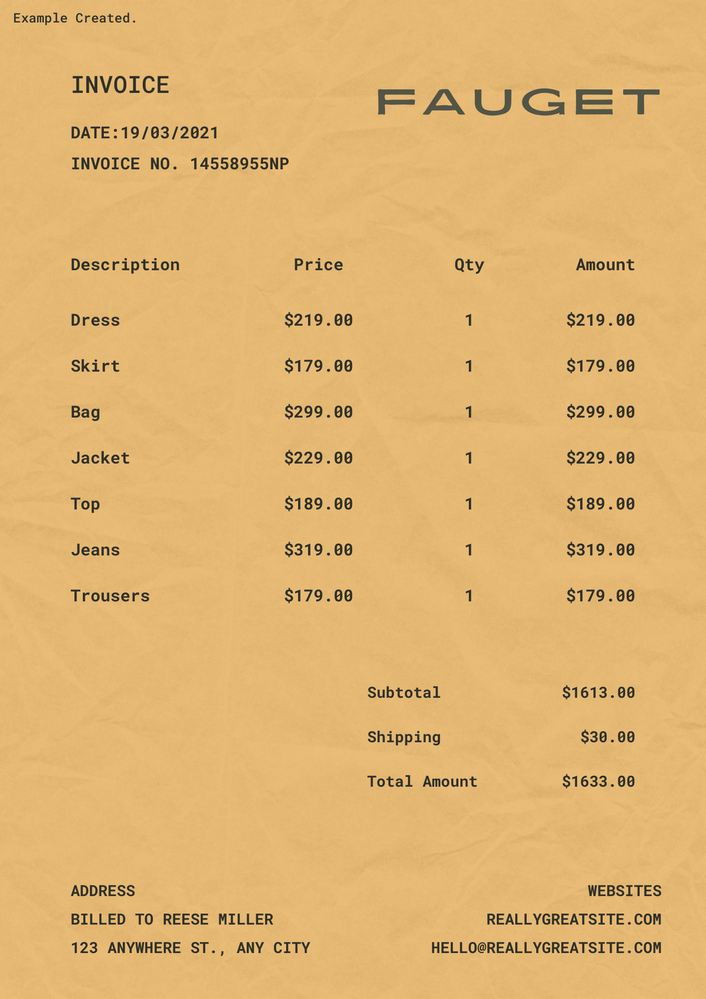
#> input picture Receipt&Invoice/Invoice01.png, 706 x 999 px, shrunk from 1414 x 2000 before the run, found by its file name; its folder holds only this picture in this run
$ python OCRSeperateReceiptInvoice.py
#> lines starting #> are read from the running program, lines starting #| are printed output that depends on the picture
import os
import cv2
import pytesseract
import re
from tabulate import tabulate

# Path to the directory containing the images
directory = r'C:\Users\xiaom\OneDrive\Desktop\CIM\Assignment\Receipt&Invoice'

# Initialize Tesseract OCR
pytesseract.pytesseract.tesseract_cmd = r'C:\Program Files\Tesseract-OCR\tesseract.exe'

# Keywords to identify receipts and invoices
receipt_keywords = ['receipt', 'amount', 'date']
invoice_keywords = ['invoice', 'amount', 'date']

# Regular expressions for matching the desired information
amount_regex = r'Total Amount\s+([$€£¥]\s*\d+(?:,\d+)*(?:\.\d+)?)'
receipt_no_regex = r'RECEIPT NO\.\s+(\S+)'
invoice_no_regex = r'INVOICE NO\.\s+(\S+)'
date_regex = r'(\d{1,2}/\d{1,2}/\d{4})'

# Lists to store the extracted information
receipts = []
invoices = []

# Process each image in the directory
for filename in os.listdir(directory):
    if filename.endswith('.png'):
        # Load the image
        image_path = os.path.join(directory, filename)
        image = cv2.imread(image_path)
#> image is the input picture: shape (999, 706, 3); mean B, G, R 113.3, 180.7, 224.4

        # Convert the image to grayscale
        gray = cv2.cvtColor(image, cv2.COLOR_BGR2GRAY)
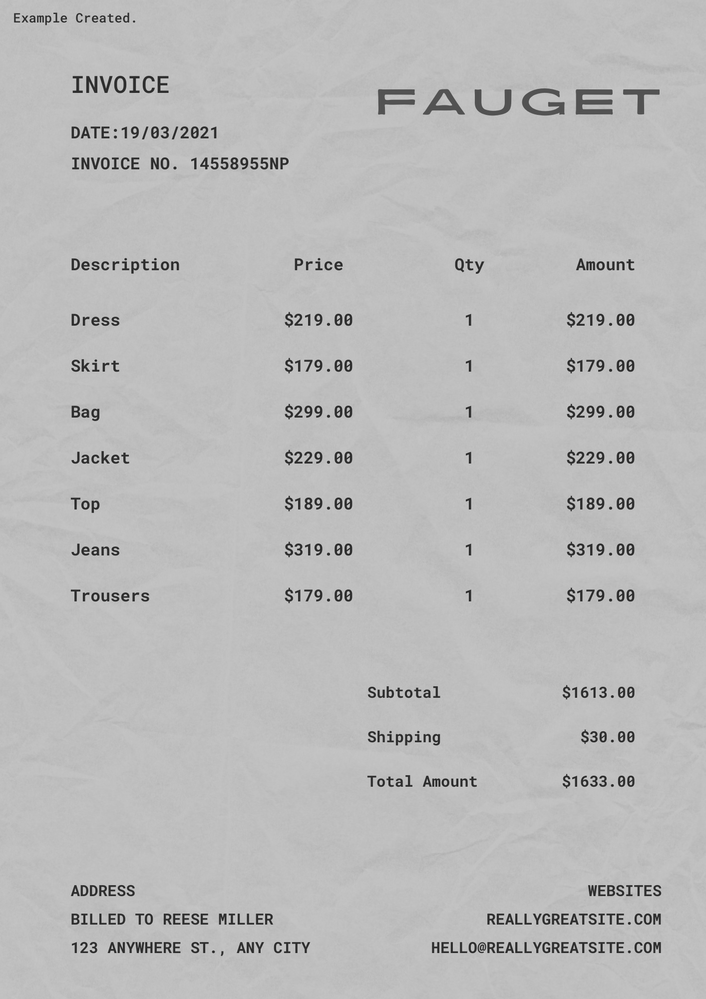
#> gray: shape (999, 706); min 15, max 218, mean 186.5

        # Perform OCR
#> (the run stopped early here; a loop or call above may not have finished)

$ run again, on Receipt&Invoice/Invoice02.png
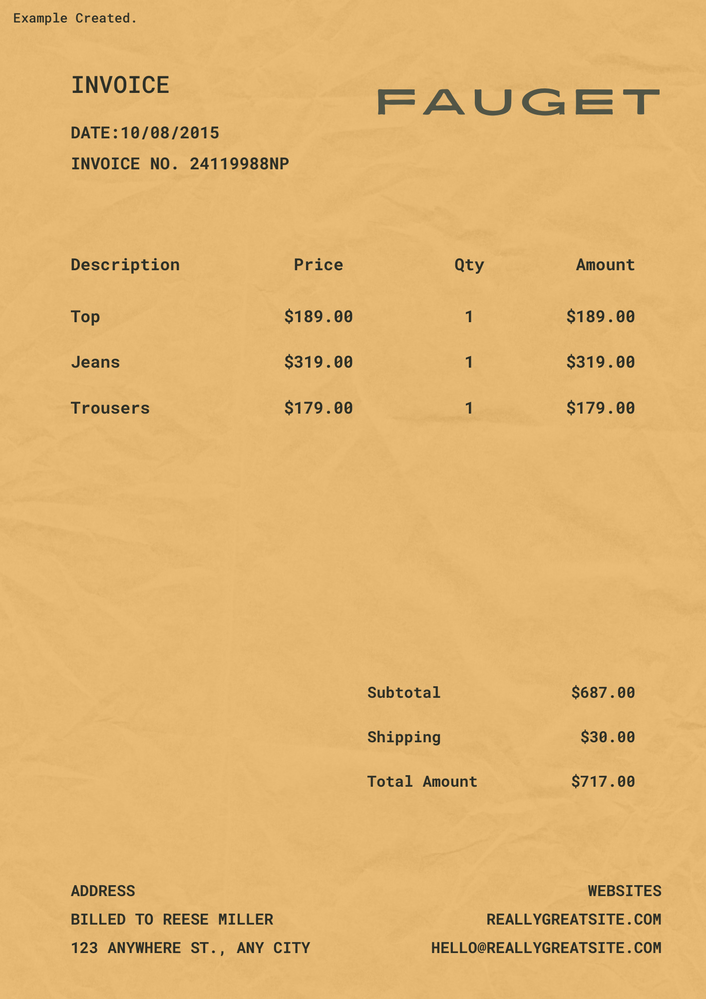
#> input picture Receipt&Invoice/Invoice02.png, 706 x 999 px, shrunk from 1414 x 2000 before the run, found by its file name
#> image is the input picture: shape (999, 706, 3); mean B, G, R 113.7, 181.4, 225.4
#> `gray = cv2.cvtColor(image, cv2.COLOR_BGR2GRAY)`:
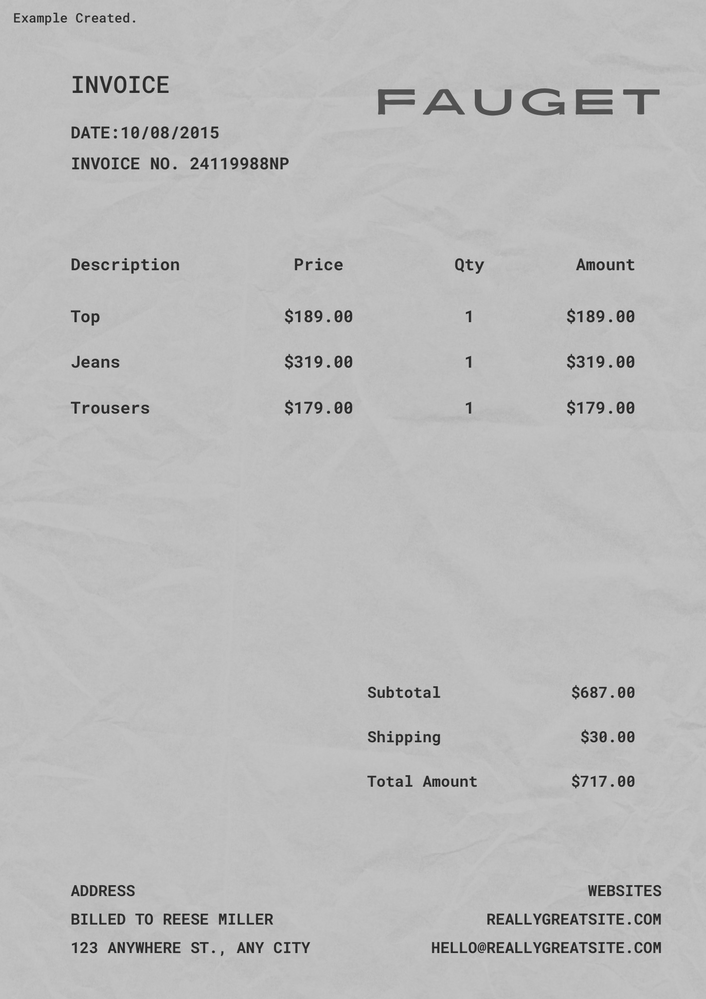
#> gray: shape (999, 706); min 15, max 218, mean 187.2
